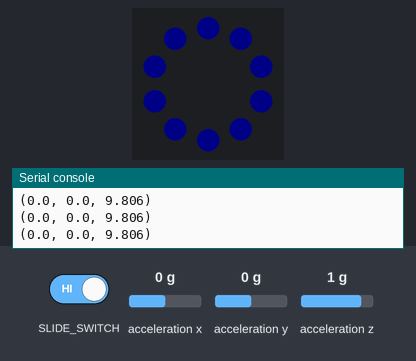
This program was run on a simulated Circuit Playground running CircuitPython. On the bench: the board's ring of 10 RGB LEDs (number 0 left of the top, counting anticlockwise), the last lines printed to the serial console. The test bench sets the inputs (shaded band); at power-on: acceleration x 0 g, acceleration y 0 g, acceleration z 1 g. Dim RGB values are drawn brighter than linear.

Above: at 1.2 s.
1.3 s: slide switch moved to the right
At 2.5 s:
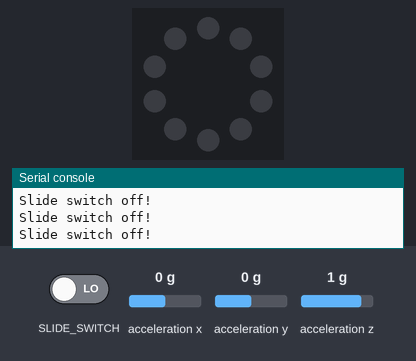
2.8 s: slide switch moved to the left
At 3.8 s:
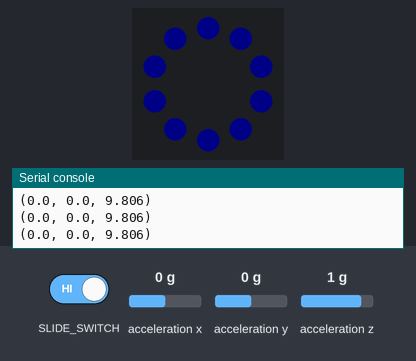
4.3 s: acceleration x set to -1.4 g
At 4.9 s:
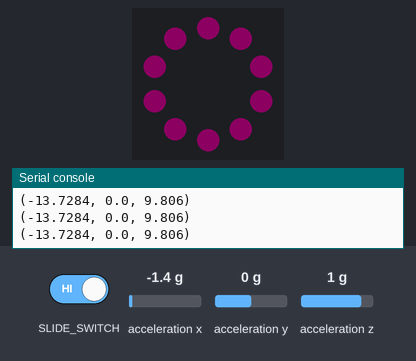
5.8 s: acceleration y set to -1.4 g
At 6.1 s:
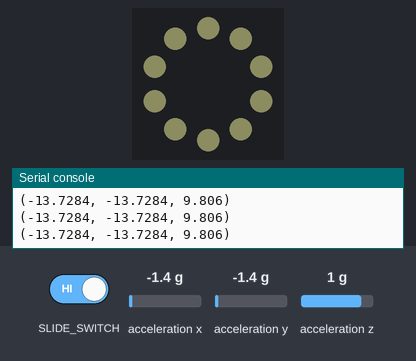
7.3 s: acceleration z set to 0 g
At 8.4 s:
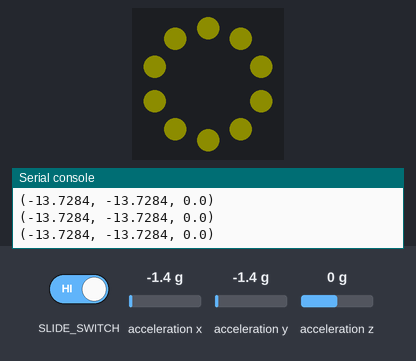
8.8 s: acceleration x set to 0 g
At 9.6 s:
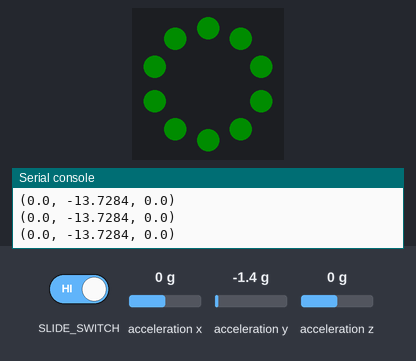
Timing chart, 0 to 11.3 s (numbered marks = the images above; inputs shaded):
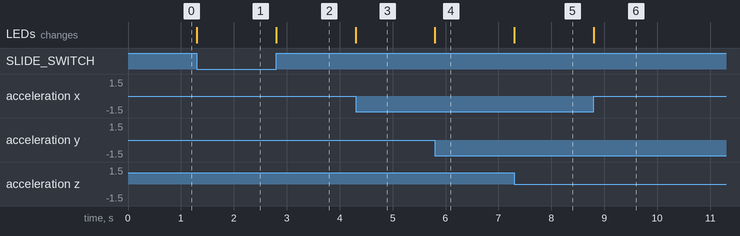

Measured:
- after the input at 1.3 s, the LEDs: change at once (image 1)
- after the input at 2.8 s, the LEDs: change at once (image 2)
- after the input at 4.3 s, the LEDs: change at once (image 3)
- after the input at 5.8 s, the LEDs: change at once (image 4)
- after the input at 7.3 s, the LEDs: change at once (image 5)
- after the input at 8.8 s, the LEDs: change at once (image 6)

The program:

cp_acceleration_neopixels.py
```python
"""If the switch is to the right, it will appear that nothing is happening. Move the switch to the
left to see the NeoPixels light up in colors related to the accelerometer! The CPB has an
accelerometer in the center that returns (x, y, z) acceleration values. This program uses those
values to light up the NeoPixels based on those acceleration values."""
from adafruit_circuitplayground import cp

# Main loop gets x, y and z axis acceleration, prints the values, and turns on
# red, green and blue, at levels related to the x, y and z values.
while True:
    if not cp.switch:
        # If the switch is to the right, it returns False!
        print("Slide switch off!")
        cp.pixels.fill((0, 0, 0))
        continue
    else:
        R = 0
        G = 0
        B = 0
        x, y, z = cp.acceleration
        print((x, y, z))
        if x:
            R = R + abs(int(x))
        if y:
            G = G + abs(int(y))
        if z:
            B = B + abs(int(z))
        cp.pixels.fill((R, G, B))
```
